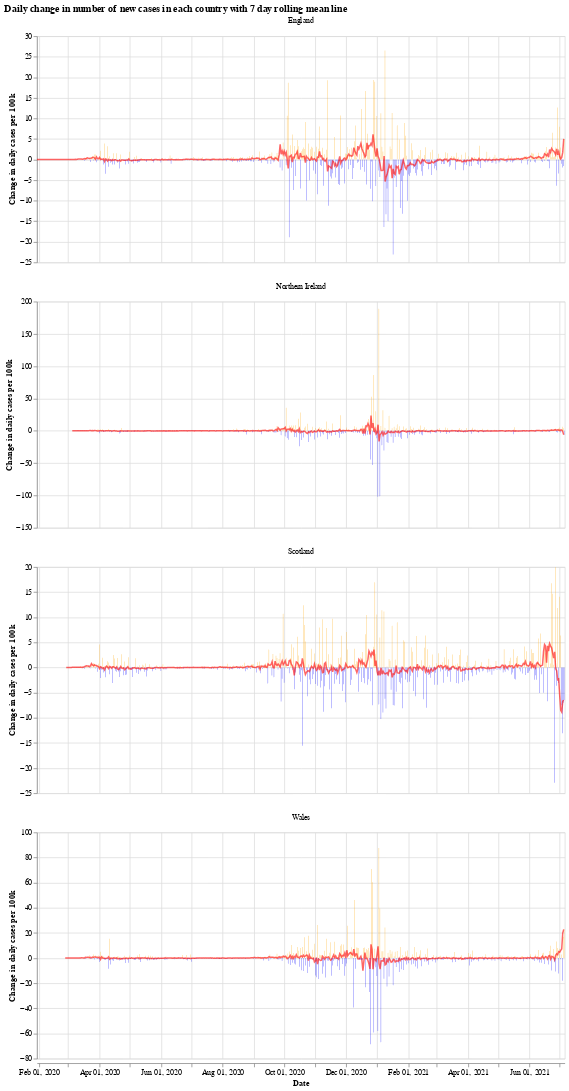

Write notebook code for a chart like this one.
### Markdown cell above
We will use the Python library `Altair` for visualising the data, see the [altair docs](https://altair-viz.github.io/) for more information.

First we have a graph which shows the daily change in the number of new cases for each country. This number jumps up and down all over the place, which is likely due to delay in reporting of new cases over the weekend. Another interesting thing is that it looks like the daily cases in Wales experienced a much shorter period of calm over the summer (calm in the sense of daily cases not jumping up and down).

The orange bars are days when the number of new cases (per 100k population) was more than the previous day, while the blue are days when the number of new cases dropped. The red line is the 7 day moving average. 

When the moving average line is below 0, it means that there is a consistent drop in new cases. We can see this clearly happening around the times that lockdowns were introduced (though, to varying degrees). I will update the graphs soon with a marker of when each lockdown started.

### Code cell
# collapse
import altair as alt

bars = alt.Chart(uk_cases).mark_bar().encode(
    x=alt.X("yearmonthdate(date):T", axis=alt.Axis(title='Date')),
    y=alt.Y("casesChangeRate:Q", axis=alt.Axis(title='Change in daily cases per 100k')),
    tooltip='casesChange',
    color=alt.condition(
        alt.datum.casesChangeRate > 0,
        alt.value("orange"),  # The positive color
        alt.value("blue")  # The negative color
    )
).properties(title='Daily change in number of new cases with 7 day rolling mean',width=700).interactive()

line = alt.Chart(uk_cases).mark_line(
    color='red',
    size=2,
    opacity=0.6
).transform_window(
    rolling_mean='mean(casesChangeRate)',
    frame=[0, 7],
    groupby=['areaName']
).encode(
    x='yearmonthdate(date):T',
    y='rolling_mean:Q'
)

alt.layer(bars, line, data=uk_cases).facet(alt.Column(
    'areaName', title=''), columns=1).resolve_scale(y='independent').properties(title='Daily change in number of new cases in each country with 7 day rolling mean line')

### Figure 1 — Vega-Lite specification as saved in the notebook (floating-point values rounded to 4 significant figures; data arrays with more than 128 entries replaced by an {"elided": "..."} marker saying what was removed)
{"config": {"view": {"continuousWidth": 400, "continuousHeight": 300}}, "data": {"name": "data-c6c1e49160dfd0e2193da0b4b58792e1"}, "facet": {"type": "nominal", "field": "areaName", "title": ""}, "spec": {"layer": [{"mark": "bar", "encoding": {"color": {"condition": {"value": "orange", "test": "(datum.casesChangeRate > 0)"}, "value": "blue"}, "tooltip": {"type": "quantitative", "field": "casesChange"}, "x": {"type": "temporal", "axis": {"title": "Date"}, "field": "date", "timeUnit": "yearmonthdate"}, "y": {"type": "quantitative", "axis": {"title": "Change in daily cases per 100k"}, "field": "casesChangeRate"}}, "selection": {"selector001": {"type": "interval", "bind": "scales", "encodings": ["x", "y"]}}, "title": "Daily change in number of new cases with 7 day rolling mean", "width": 700}, {"mark": {"type": "line", "color": "red", "opacity": 0.6, "size": 2}, "encoding": {"x": {"type": "temporal", "field": "date", "timeUnit": "yearmonthdate"}, "y": {"type": "quantitative", "field": "rolling_mean"}}, "transform": [{"window": [{"op": "mean", "field": "casesChangeRate", "as": "rolling_mean"}], "frame": [0, 7], "groupby": ["areaName"]}]}]}, "columns": 1, "resolve": {"scale": {"y": "independent"}}, "title": "Daily change in number of new cases in each country with 7 day rolling mean line", "$schema": "https://vega.github.io/schema/vega-lite/v4.8.1.json", "datasets": {"data-c6c1e49160dfd0e2193da0b4b58792e1": {"elided": "2000 records"}}}
